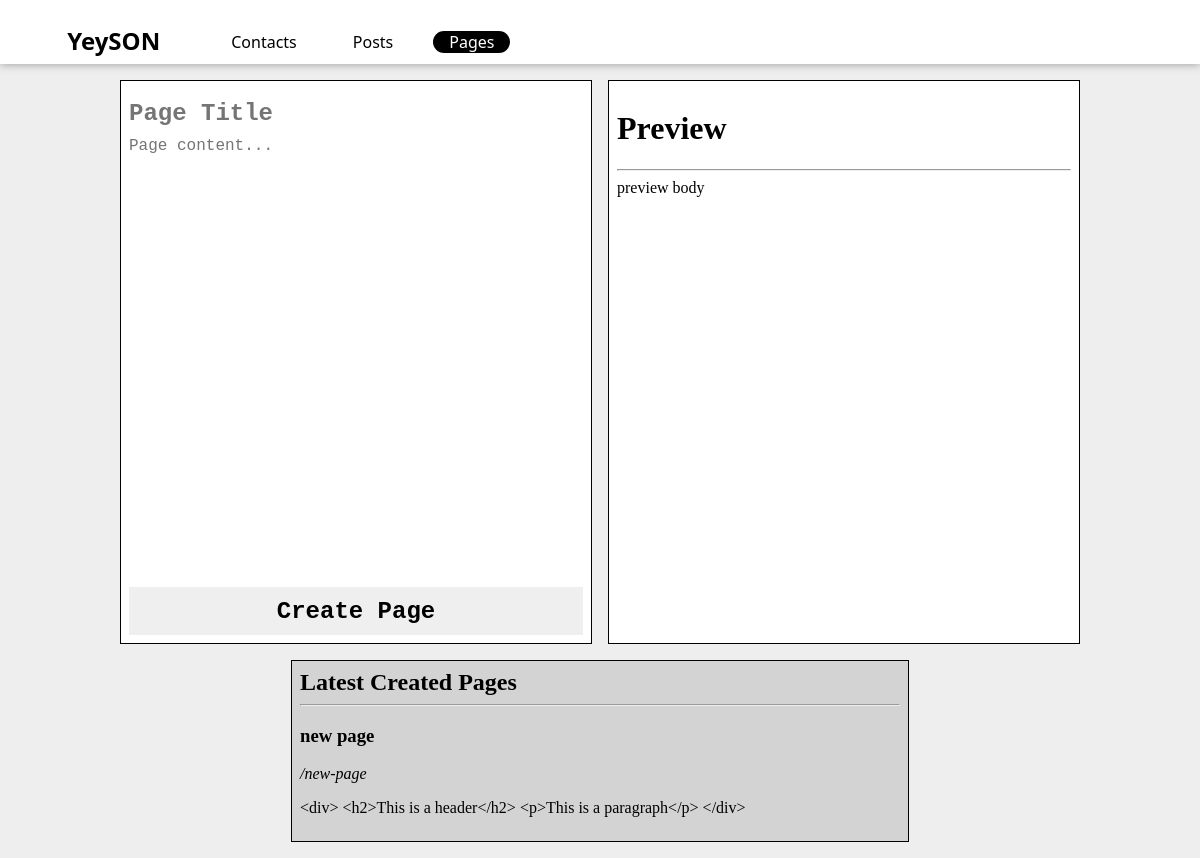
The app's page /pages/, older data.
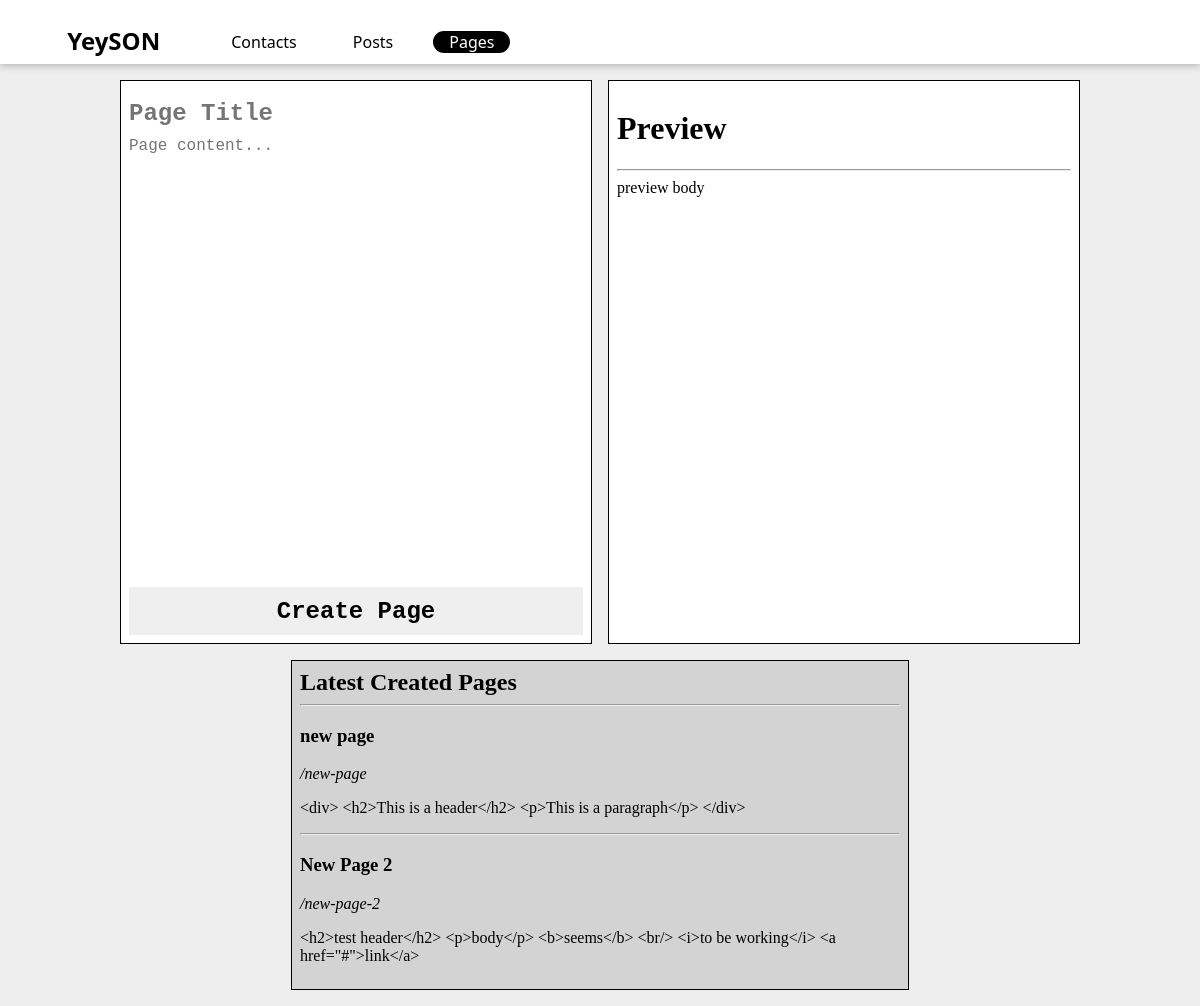
The same page, newer data.
### YeySON/models.py (models this page shows)
class Page(models.Model):
    title = models.CharField(max_length=128)
    path = models.CharField(max_length=64)
    content = models.TextField(max_length=4096)

### YeySON/views.py (the view)
# urls.py: path('pages/', pages),
def pages(request):
    all_pages = Page.objects.all()
    context = {
        'pages': all_pages
    }
    if request.method == 'POST':
        if "fname-5" in request.POST:
            path_from_title = '/' + request.POST["fname-5"].lower().replace(' ', '-')
            Page.objects.create(title=request.POST["fname-5"], path=path_from_title, content=request.POST["area-1"])
    return render(request, 'pages.html', context)

### templates/pages.html (shortened to what this page needs)
<!DOCTYPE html>
<html>
    <head>
    </head>
    <body>
        {% include "components/header.html" %}
        <div class="Editor">
            <div class="Post-Editor">
                <form action="" method="post">
                    <input type="text" class="Post-Editor-Titlefield" placeholder="Page Title" id="fname-5" name="fname-5" onkeyup="toHTML()">
                    <textarea id="area-1" class="Post-Editor-Editorfield" placeholder="Page content..." name="area-1" rows="25" cols="50" onkeyup="markdownParser()"></textarea>
                    <input type="submit" class="Post-Editor-Button" value="Create Page" onclick="setValue()"/>
                </form>
            </div>
            {% include "components/preview.html" %}
        </div>
        <div class="Section">
            <h2>Latest Created Pages</h2>
            {% for o in pages %}
                <hr/>
                <div>
                    <h3>{{o.title}}</h3>
                    <i>{{o.path}}</i>
                    <p>{{o.content}}</p>
                </div>
            {% endfor %}
        </div>
    </body>
</html>

Row changes from the older to the newer data that the page shows:
added Page: title "New Page 2", path "/new-page-2", content "<h2>test header</h2> <p>body</p> <b>seems</b> <br/> <i>to be working</i> <a href=\"#\">link</a>"
